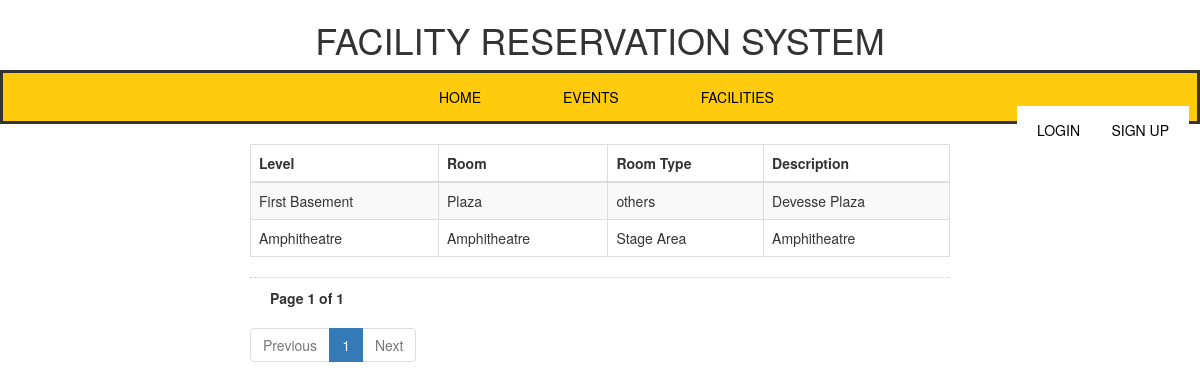
The page /php/list_facilities_home.php on the database its author committed.
### tables this page shows
CREATE TABLE `facility` (
  `FacID` int(255) NOT NULL,
  `Level` varchar(255) NOT NULL,
  `room` varchar(255) NOT NULL,
  `roomType` varchar(255) NOT NULL,
  `description` varchar(255) NOT NULL,
  `capacity` int(255) NOT NULL,
  `Reservation` varchar(255) NOT NULL
);

### php/list_facilities_home.php (the view, shortened to what this page needs)
<!DOCTYPE html>
<html>
<head>
  <link rel="stylesheet" type="text/css" href="../stylesheet/style.css">
  <link rel="stylesheet" href="../stylesheet/bootstrap.min.css">
  <h1>FACILITY RESERVATION SYSTEM</h1>
</head>
<body>
<ul class="menu">
    <li class="home_index"><a href="../index.html" class="home">HOME</a></li>
    <li class="events_index"><a href="event_page_home.php" class="events">EVENTS</a></li>
    <li class="faci_index"><a href="list_facilities_home.php" class="faci">FACILITIES</a></li>
  </ul>
<div style="width:700px; margin:0 auto;">
<br>
<table class="table table-striped table-bordered">
<thead>
<tr>
<th>Level</th>
<th>Room</th>
<th>Room Type</th>
<th>Description</th>
</tr>
</thead>
<tbody>
<?php
include('DBconnector.php');
if (isset($_GET['page_no']) && $_GET['page_no']!="") {
  $page_no = $_GET['page_no'];
  } else {
    $page_no = 1;
        }
  $total_records_per_page = 10;
    $offset = ($page_no-1) * $total_records_per_page;
  $previous_page = $page_no - 1;
  $next_page = $page_no + 1;
  $result_count = mysqli_query($conn,"SELECT COUNT(*) As total_records FROM `facility`");
  $total_records = mysqli_fetch_array($result_count);
  $total_records = $total_records['total_records'];
    $total_no_of_pages = ceil($total_records / $total_records_per_page);
    $result = mysqli_query($conn,"SELECT * FROM `facility` LIMIT $offset, $total_records_per_page");
    while($row = mysqli_fetch_array($result)){
    echo "<tr>
        <td>".$row['Level']."</td>
        <td>".$row['room']."</td>
        <td>".$row['roomType']."</td>
          <td>".$row['description']."</td>
          </tr>";
        }
    ?>
</tbody>
</table>
<div style='padding: 10px 20px 0px; border-top: dotted 1px #CCC;'>
<strong>Page <?php echo $page_no." of ".$total_no_of_pages; ?></strong>
</div>
<ul class="pagination">
  <li <?php if($page_no <= 1){ echo "class='disabled'"; } ?>>
  <a <?php if($page_no > 1){ echo "href='?page_no=$previous_page'"; } ?>>Previous</a>
  </li>
    <?php
  if ($total_no_of_pages <= 10){
    for ($counter = 1; $counter <= $total_no_of_pages; $counter++){
      if ($counter == $page_no) {
       echo "<li class='active'><a>$counter</a></li>";
        }else{
           echo "<li><a href='?page_no=$counter'>$counter</a></li>";
        }
        }
  }
?>
  <li <?php if($page_no >= $total_no_of_pages){ echo "class='disabled'"; } ?>>
  <a <?php if($page_no < $total_no_of_pages) { echo "href='?page_no=$next_page'"; } ?>>Next</a>
  </li>
</ul>
</div>
<button onclick="document.getElementById('id01').style.display='block'" style="width:auto;" class="loginB">LOGIN</button>
  <button onclick="document.getElementById('id02').style.display='block'" style="width:auto;" class="signupB">SIGN UP</button>
</body>
</html>

### stylesheet/style.css (style rules this page uses)
h1 { text-align: center; }
ul.menu { list-style-type: none; margin: 0px; padding: 0; overflow: hidden; background-color:#ffcb0c; border-style: solid; }
li.home_index { float: left; margin-right: -450px; margin-left: 420px; }
li.events_index { float: left; margin-right: -450px; margin-left: 500px; }
li.faci_index { float: left; margin-right: -450px; margin-left: 500px; }
li a.home { display: block; color: black; text-align: center; padding: 14px 16px; text-decoration: none; font-style: bold; }
li a.events { display: block; color: black; text-align: center; padding: 14px 16px; text-decoration: none; font-style: bold; }
li a.faci { display: block; color: black; text-align: center; padding: 14px 16px; text-decoration: none; font-style: bold; }
body { font-family: Arial, Helvetica, sans-serif; }
button.loginB { background-color: white; color: black; padding: 14px 20px; position: fixed; right: 0; top: 50%; width: 8em; margin-top: -21em; margin-right: 100px; border: none; cursor: pointer; width: 100%; }
button.signupB { background-color: white; color: black; padding: 14px 20px; position: fixed; right: 0; top: 50%; width: 8em; margin-top: -21em; margin-right: 11px; border: none; cursor: pointer; width: 100%; }

### rows shown on the page
facility: Level "First Basement", room "Plaza", roomType "others", description "Devesse Plaza"
facility: Level "Amphitheatre", room "Amphitheatre", roomType "Stage Area", description "Amphitheatre"

### other values the page prints
$page_no "1"
$total_no_of_pages "1"
